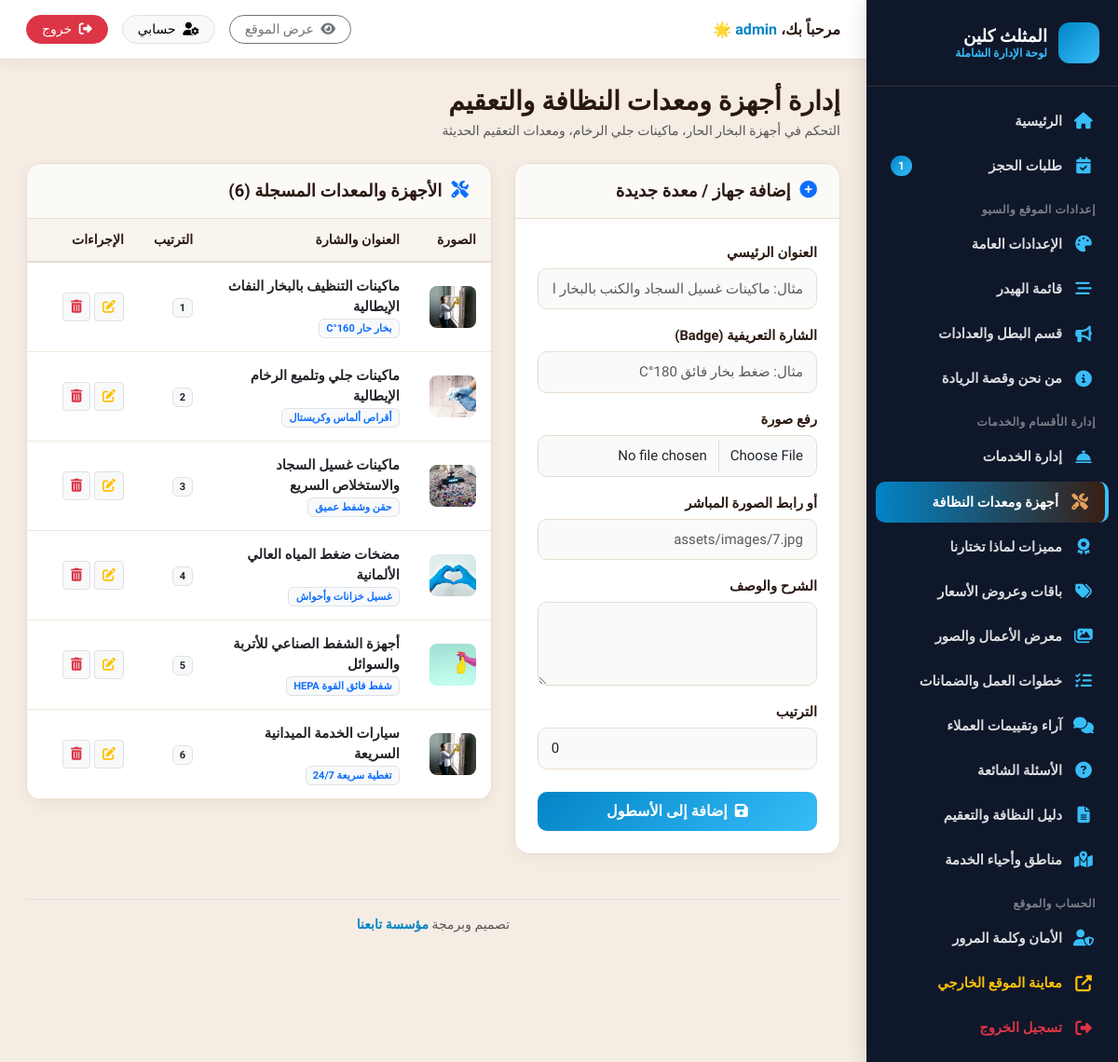
/admin/fleet.php (signed in), run on the app's committed database.
### tables this page shows
CREATE TABLE fleet (
  id INTEGER PRIMARY KEY AUTOINCREMENT,
  title TEXT NOT NULL,
  badge TEXT NOT NULL,
  image TEXT NOT NULL,
  description TEXT NOT NULL,
  sort_order INTEGER DEFAULT 0
);

### includes/functions.php (called while the page is built, shortened)
<?php
function asset_url($path) {
    return SITE_URL . '/' . ltrim($path, '/');
}

### admin/fleet.php (the view, shortened to what this page needs)
<?php
require_once __DIR__ . '/includes/admin_header.php';
$edit_fleet = null;
$fleet = $pdo->query("SELECT * FROM fleet ORDER BY sort_order ASC, id ASC")->fetchAll();
?>
<div class="d-flex align-items-center justify-content-between mb-4">
  <div>
    <h3 class="fw-bold mb-1" style="color:var(--text-dark);">إدارة أجهزة ومعدات النظافة والتعقيم</h3>
    <p class="text-muted small mb-0">التحكم في أجهزة البخار الحار، ماكينات جلي الرخام، ومعدات التعقيم الحديثة</p>
  </div>
</div>
<div class="row g-4">
  <div class="col-lg-5">
    <div class="content-card">
      <div class="content-card-header">
        <h5>
          <i class="fas <?= $edit_fleet ? 'fa-edit text-warning' : 'fa-plus-circle text-primary' ?>"></i>
          <?= $edit_fleet ? 'تعديل الجهاز / المعدة' : 'إضافة جهاز / معدة جديدة' ?>
        </h5>
      </div>
      <div class="content-card-body">
        <form method="POST" action="fleet.php" enctype="multipart/form-data">
          <div class="mb-3">
            <label class="form-label">العنوان الرئيسي</label>
            <input type="text" name="title" class="form-control" value="<?= htmlspecialchars($edit_fleet['title'] ?? '') ?>" required placeholder="مثال: ماكينات غسيل السجاد والكنب بالبخار الحار" />
          </div>
          <div class="mb-3">
            <label class="form-label">الشارة التعريفية (Badge)</label>
            <input type="text" name="badge" class="form-control" value="<?= htmlspecialchars($edit_fleet['badge'] ?? '') ?>" placeholder="مثال: ضغط بخار فائق 180°C" />
          </div>
          <div class="mb-3">
            <label class="form-label">رفع صورة</label>
            <input type="file" name="image_file" class="form-control img-preview-input" data-preview-target="fleetPreview" accept="image/*" />
          </div>
          <div class="mb-3">
            <label class="form-label">أو رابط الصورة المباشر</label>
            <input type="text" name="image_url" class="form-control" value="<?= htmlspecialchars($edit_fleet['image'] ?? '') ?>" placeholder="assets/images/7.jpg" />
          </div>
          <div class="mb-3">
            <label class="form-label">الشرح والوصف</label>
            <textarea name="description" class="form-control" rows="3" required><?= htmlspecialchars($edit_fleet['description'] ?? '') ?></textarea>
          </div>
          <div class="mb-4">
            <label class="form-label">الترتيب</label>
            <input type="number" name="sort_order" class="form-control" value="<?= htmlspecialchars($edit_fleet['sort_order'] ?? 0) ?>" />
          </div>
          <button type="submit" class="btn btn-admin-primary w-100">
            <i class="fas fa-save me-1"></i> <?= $edit_fleet ? 'حفظ التعديل' : 'إضافة إلى الأسطول' ?>
          </button>
        </form>
      </div>
    </div>
  </div>
  <div class="col-lg-7">
    <div class="content-card">
      <div class="content-card-header">
        <h5><i class="fas fa-tools text-primary"></i> الأجهزة والمعدات المسجلة (<?= count($fleet) ?>)</h5>
      </div>
      <div class="content-card-body p-0">
        <div class="table-responsive">
          <table class="table table-hover align-middle mb-0">
            <thead>
              <tr>
                <th width="60">الصورة</th>
                <th>العنوان والشارة</th>
                <th>الترتيب</th>
                <th width="120">الإجراءات</th>
              </tr>
            </thead>
            <tbody>
              <?php foreach ($fleet as $f): ?>
              <tr>
                <td>
                  <img src="<?= htmlspecialchars(asset_url($f['image'])) ?>" alt="" style="width:50px;height:45px;border-radius:8px;object-fit:cover;" />
                </td>
                <td>
                  <strong class="d-block text-dark"><?= htmlspecialchars($f['title']) ?></strong>
                  <span class="badge bg-light text-primary border"><?= htmlspecialchars($f['badge']) ?></span>
                </td>
                <td><span class="badge bg-light text-dark border"><?= $f['sort_order'] ?></span></td>
                <td>
                  <a href="fleet.php?edit_id=<?= $f['id'] ?>" class="btn btn-sm btn-light border" title="تعديل">
                    <i class="fas fa-edit text-warning"></i>
                  </a>
                  <a href="fleet.php?delete_id=<?= $f['id'] ?>" class="btn btn-sm btn-light border confirm-delete" title="حذف">
                    <i class="fas fa-trash-alt text-danger"></i>
                  </a>
                </td>
              </tr>
              <?php endforeach; ?>
            </tbody>
          </table>
        </div>
      </div>
    </div>
  </div>
</div>
<?php require_once __DIR__ . '/includes/admin_footer.php'; ?>

### admin/assets/css/admin.css (style rules this page uses)
:root { --sidebar-bg: #23120B; --sidebar-hover: #381E13; --sidebar-active: #8B5A2B; --primary: #8B5A2B; --primary-hover: #6B421E; --accent: #D4A373; --accent-bright: #E6A15C; --body-bg: #F5EDE3; --card-bg: #FFFFFF; --text-dark: #2A1810; --text-muted: #73645A; --border-color: #E8DCCF; --radius-lg: 16px; --radius-md: 10px; --shadow-sm: 0 4px 15px rgba(42,24,16,0.05); --shadow-md: 0 8px 25px rgba(42,24,16,0.08); }
body { font-family: 'Cairo', sans-serif; background-color: var(--body-bg); color: var(--text-dark); margin: 0; padding: 0; overflow-x: hidden; }
.content-card { background: #FFFFFF; border-radius: var(--radius-lg); border: 1px solid var(--border-color); box-shadow: var(--shadow-sm); margin-bottom: 24px; overflow: hidden; }
.content-card-header { padding: 18px 24px; border-bottom: 1px solid var(--border-color); display: flex; align-items: center; justify-content: space-between; background: #FCFAF7; }
.content-card-header h5 { margin: 0; font-weight: 800; font-size: 1.15rem; color: var(--text-dark); display: flex; align-items: center; gap: 10px; }
.content-card-body { padding: 24px; }
.btn-admin-primary { background: linear-gradient(135deg, var(--primary), var(--primary-hover)); color: white; border: none; font-weight: 700; border-radius: var(--radius-md); padding: 9px 20px; transition: all 0.25s ease; }
.form-label { font-weight: 700; font-size: 0.92rem; color: var(--text-dark); margin-bottom: 6px; }
.form-control, .form-select { border: 1.5px solid var(--border-color); border-radius: var(--radius-md); padding: 10px 14px; font-family: 'Cairo', sans-serif; font-size: 0.94rem; background-color: #FAFAFA; transition: border-color 0.25s, box-shadow 0.25s; }
.table { margin-bottom: 0; vertical-align: middle; }
.table thead th { background-color: #F8F4EE; font-weight: 800; font-size: 0.88rem; color: var(--text-dark); border-bottom: 2px solid var(--border-color); padding: 12px 16px; }
.table tbody td { padding: 14px 16px; font-size: 0.92rem; border-bottom: 1px solid #F0E8DC; }

### data on the page
fleet: image (picture), title "ماكينات التنظيف بالبخار النفاث الإيطالية", badge "بخار حار 160°C", sort_order "1"
fleet: image (picture), title "ماكينات جلي وتلميع الرخام الإيطالية", badge "أقراص ألماس وكريستال", sort_order "2"
fleet: image (picture), title "ماكينات غسيل السجاد والاستخلاص السريع", badge "حقن وشفط عميق", sort_order "3"
fleet: image (picture), title "مضخات ضغط المياه العالي الألمانية", badge "غسيل خزانات وأحواش", sort_order "4"
fleet: image (picture), title "أجهزة الشفط الصناعي للأتربة والسوائل", badge "شفط فائق القوة HEPA", sort_order "5"
fleet: image (picture), title "سيارات الخدمة الميدانية السريعة", badge "تغطية سريعة 24/7", sort_order "6"

### other printed values
$site_short_name "المثلث كلين"
$new_bookings_count "1"
$_SESSION['admin_username'] "admin"
count($fleet) "6"
